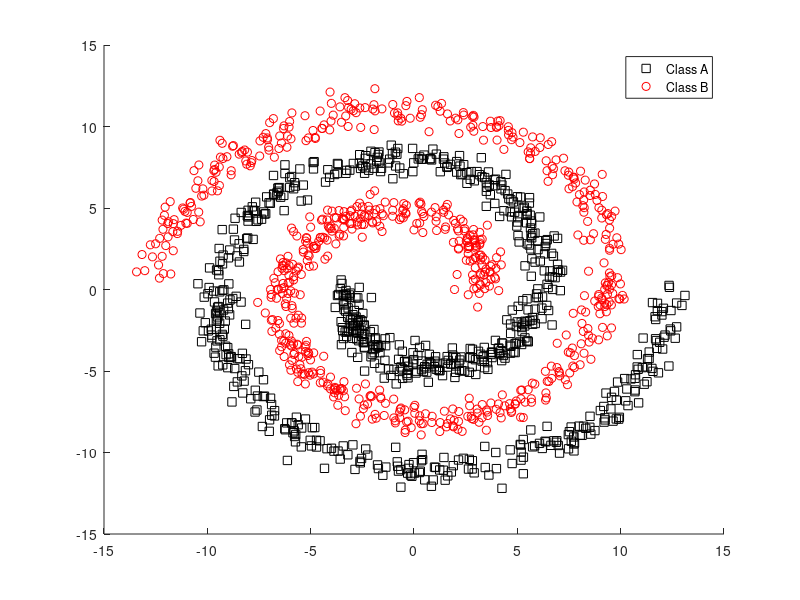

MATLAB code to generate this figure:
clc
clear all
close all

%load('banana.mat');
load('spiral.mat');

%Determination of the training set. This training set includes 75% of each Table A and B
TrainingSetA = A(1:length(A)*3/4,:);
TrainingSetB = B(1:length(B)*3/4,:);

%Determination of the test set. This test set includes 25% of each Table A and B
TestSet = [A(length(A)*3/4+1:length(A),:) ; B(length(B)*3/4+1:length(B),:)];
TrainingSet = [TrainingSetA;TrainingSetB];

%This figure depicts the two classes of the training set.
figure();
hold on
plot(A(1:length(A)*3/4,1),A(1:length(A)*3/4,2),'ks');
plot(B(1:length(B)*3/4,1),B(1:length(B)*3/4,2),'ro');
legend('Class A','Class B');
hold off


% %% --------------EXCERCISE1-------------
% 
% %Prior Probabilities
% pr_classA = size(A,1)/(size(A,1)+size(B,1));
% pr_classB = size(B,1)/(size(A,1)+size(B,1)) ;
% 
% 
% %means covariance matrix
% sumAx=0;
% sumAy=0;
% sumBx=0;
% sumBy=0;
% for i=1:size(TrainingSetA,1)
%    sumAx = sumAx + TrainingSetA(i,1);
%    sumAy = sumAy + TrainingSetA(i,2);
%    sumBx = sumBx + TrainingSetB(i,1);
%    sumBy = sumBy + TrainingSetB(i,2);
% end
% meanA = [sumAx sumAy]/size(TrainingSetA,1);
% meanB = [sumBx sumBy]/size(TrainingSetA,1);
% 
% %covariance matrix
% covA = cov(TrainingSetA);
% covB = cov(TrainingSetB);
%  
% %Probability of the test dataset to 
% %belong in class A or class B
% pA = mvnpdf(TestSet,meanA,covA);
% pB = mvnpdf(TestSet,meanB,covB);
% 
% 
% PostA = (pA .* pr_classA) ./ (pA .* pr_classA + pB .* pr_classB);
% PostB = (pB .* pr_classB) ./ (pA .* pr_classA + pB .* pr_classB);
% 
% %classification1
% classification=zeros(size(TestSet));
% for i=1:size(TestSet,1)
%    
%     if PostA(i) > PostB(i)
%         classification(i,1)=1;
%         classification(i,2)=0;
%     else
%         classification(i,1)=0;
%         classification(i,2)=1;
%     end
% end
%  
% %efficiency evaluation and error rate
% labels=[[ones(length(TestSet)*1/2,1) zeros(length(TestSet)*1/2,1)]; [zeros(length(TestSet)*1/2,1) ones(length(TestSet)*1/2,1) ]];
% [C, rate] = confmat(classification, labels);
% accuracy=rate(1,2)/length(TestSet);
% error_rate=1-accuracy;
% 
% 
% %% ------------EXERCISE2-------------
% 
% %EM algorithm
% num_ellipse=8;
% figure();
% [loglA mogA] = em_mog(TrainingSetA,num_ellipse,2);
% figure();
% [loglB mogB] = em_mog(TrainingSetB,num_ellipse,2);
% 
% %Posterior Probability
% sumA=0;
% sumB=0;
% for i=1:num_ellipse 
% pA = mogA{i}.PI * mvnpdf(TestSet,mogA{i}.MU,mogA{i}.SIGMA);
% pB = mogB{i}.PI * mvnpdf(TestSet,mogB{i}.MU,mogB{i}.SIGMA);
% sumB = sumB + pB;
% sumA = sumA + pA;
% end
% 
% %classification2
% classification2=zeros(size(TestSet));
% for i=1:size(TestSet,1)
%    
%     if sumA(i) > sumB(i)
%         classification2(i,1)=1;
%         classification2(i,2)=0;
%     else
%         classification2(i,1)=0;
%         classification2(i,2)=1;
%     end
% end
% 
% %efficiency evaluation and error rate
% labels2=[[ones(length(TestSet)*1/2,1) zeros(length(TestSet)*1/2,1)]; [zeros(length(TestSet)*1/2,1) ones(length(TestSet)*1/2,1) ]];
% [C2, rate2] = confmat(classification2, labels);
% accuracy2=rate2(1,2)/length(TestSet);
% error_rate2=1-accuracy2;
% 
% %% ------------EXERCISE3-------------
% 
% % ln[p(a) + p(b)] when ln p(a) = -1000 and ln p(b) = -1001 computation.
% y = [-1000 -1001];
% check = logsumexp(y);
% 
% %EM algorithm
% figure();
% [loglA mogA] = em_mog3(TrainingSetA,num_ellipse,2);
% figure();
% [loglB mogB] = em_mog3(TrainingSetB,num_ellipse,2);
% 
% 
% %Posterior Probability
% sumA=0;
% sumB=0;
% for i=1:num_ellipse 
%     pA = mogA{i}.PI * lmvnpdf(TestSet,mogA{i}.MU,mogA{i}.SIGMA);
%     sumA = sumA + pA;
%     pB = mogB{i}.PI * lmvnpdf(TestSet,mogB{i}.MU,mogB{i}.SIGMA);
%     sumB = sumB + pB;
% end
% 
% %classification3
% classification3=zeros(size(TestSet));
% for i=1:size(TestSet,1)
%    
%     if sumA(i) > sumB(i)
%         classification3(i,1)=1;
%         classification3(i,2)=0;
%     else
%         classification3(i,1)=0;
%         classification3(i,2)=1;
%     end
% end
% 
% %efficiency evaluation and error rate
% labels3=[[ones(length(TestSet)*1/2,1) zeros(length(TestSet)*1/2,1)]; [zeros(length(TestSet)*1/2,1) ones(length(TestSet)*1/2,1) ]];
% [C3, rate3] = confmat(classification3, labels3);
% accuracy3=rate3(1,2)/length(TestSet);
% error_rate3=1-accuracy3;








